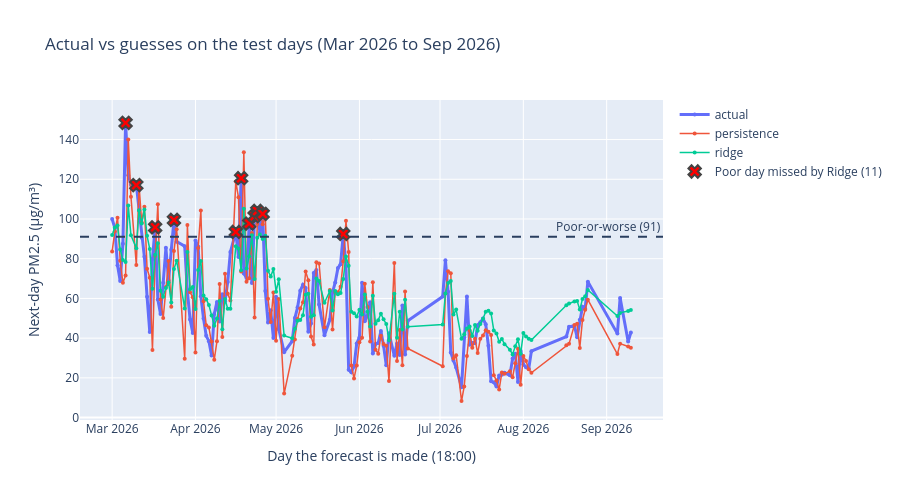

Write notebook code for a chart like this one.
### Markdown cell above
## 5. Look at the guesses: where does each method go wrong?

### The one question this step answers

A table of averages says *how much* each method is wrong. It does not say
*when*. A picture shows the days where the guess and the truth pull apart, and
we can check whether Ridge and persistence fail on the **same** days.

### What the chart shows

```text
PM2.5 (µg/m³)
   │            ●  actual  (the truth: tomorrow's real mean)
150│         ╱╲
   │        ╱  ╲       ── ridge        (the trained pipeline's guess)
 91├ ─ ─ ─ ╱─ ─ ╲─ ─ ─  ── persistence  (today's 00-17 mean)
   │      ╱      ╲                      the dashed line = Poor-or-worse
 50│  ╱╲ ╱        ╲╱╲                   (91 and above, same line as DAF-06)
   └───────────────────────► test days, Mar 2026 → Sep 2026
```

Each dot on a line is **one forecast day**. The x-axis is the day we forecast
from, and the y-axis is the PM2.5 for the following day.

| Mark on the chart | Meaning |
|---|---|
| Line `actual` | what really happened |
| Line `ridge`, line `persistence` | what each method guessed |
| Dashed horizontal line at 91 | the Poor-or-worse line: above it, people are warned |
| Red ✖ | a **missed Poor day**: `actual` is above 91, but Ridge guessed below 91 |

The ticket says "the 90 line". DAF-06 defined Poor-or-worse as 91 or more, so
we keep 91 to stay comparable.

### How to read it

- Where the `ridge` line hugs `actual`, Ridge is right.
- A red ✖ is the mistake that matters most: real smog and no warning.
- If `ridge` and `persistence` jump at the same moments, both are making the
  same kind of mistake. That would mean a new model has to bring **new
  information**, not just a new formula.

### Step 5.2: the worst days, as a table

The chart is good at showing patterns and poor at giving exact numbers. So we
also list the eight days where Ridge was furthest from the truth, with
persistence's mistake on the same day:

```text
error = | guess - actual |          (always positive, in µg/m³)
```

If persistence also has a large error on those days, the day was simply
**hard for everyone**. If persistence was fine and only Ridge failed, the model
did something wrong there.

### Code cell
import plotly.graph_objects as go

# Days that really were Poor-or-worse, and days where Ridge did NOT warn
missed_by_ridge = compare[(compare["actual"] >= poor_threshold) & (compare["ridge"] < poor_threshold)]

fig = go.Figure()

# The truth, then each guess. Same colours for the same method on every chart.
for name in ["actual", "persistence", "ridge"]:
    fig.add_trace(go.Scatter(
        x=compare.index,
        y=compare[name],
        mode="lines+markers",
        name=name,
        line=dict(width=3 if name == "actual" else 1.5),
        marker=dict(size=4),
        hovertemplate=f"{name}: " + "%{y:.1f} µg/m³<br>Date: %{x|%Y-%m-%d}<extra></extra>",
    ))

# Red ✖ on every Poor day that Ridge failed to warn about (drawn at the truth)
fig.add_trace(go.Scatter(
    x=missed_by_ridge.index,
    y=missed_by_ridge["actual"],
    mode="markers",
    name=f"Poor day missed by Ridge ({len(missed_by_ridge)})",
    marker=dict(symbol="x", size=11, color="red", line=dict(width=2)),
))

# The Poor-or-worse line
fig.add_hline(y=poor_threshold, line_dash="dash", annotation_text=f"Poor-or-worse ({poor_threshold})")

fig.update_layout(
    title="Actual vs guesses on the test days (Mar 2026 to Sep 2026)",
    xaxis_title="Day the forecast is made (18:00)",
    yaxis_title="Next-day PM2.5 (µg/m³)",
    hovermode="x unified",
    height=500,
)
fig.show()

print("Poor days missed by Ridge:", len(missed_by_ridge))

### Figure 1 — Plotly figure (JSON) as saved in the notebook; plotly's stock layout.template omitted (floating-point values rounded to 4 significant figures; data arrays with more than 128 entries replaced by an {"elided": "..."} marker saying what was removed)
{"data": [{"hovertemplate": "actual: %{y:.1f} µg/m³<br>Date: %{x|%Y-%m-%d}<extra></extra>", "line": {"width": 3}, "marker": {"size": 4}, "mode": "lines+markers", "name": "actual", "type": "scatter", "x": {"elided": "145 str values"}, "y": {"elided": "145 float values"}}, {"hovertemplate": "persistence: %{y:.1f} µg/m³<br>Date: %{x|%Y-%m-%d}<extra></extra>", "line": {"width": 1.5}, "marker": {"size": 4}, "mode": "lines+markers", "name": "persistence", "type": "scatter", "x": {"elided": "145 str values"}, "y": {"elided": "145 float values"}}, {"hovertemplate": "ridge: %{y:.1f} µg/m³<br>Date: %{x|%Y-%m-%d}<extra></extra>", "line": {"width": 1.5}, "marker": {"size": 4}, "mode": "lines+markers", "name": "ridge", "type": "scatter", "x": {"elided": "145 str values"}, "y": {"elided": "145 float values"}}, {"marker": {"color": "red", "line": {"width": 2}, "size": 11, "symbol": "x"}, "mode": "markers", "name": "Poor day missed by Ridge (11)", "type": "scatter", "x": ["2026-03-06T00:00:00+05:30", "2026-03-10T00:00:00+05:30", "2026-03-17T00:00:00+05:30", "2026-03-24T00:00:00+05:30", "2026-04-16T00:00:00+05:30", "2026-04-18T00:00:00+05:30", "2026-04-21T00:00:00+05:30", "2026-04-23T00:00:00+05:30", "2026-04-24T00:00:00+05:30", "2026-04-26T00:00:00+05:30", "2026-05-26T00:00:00+05:30"], "y": [148.4, 117.0, 95.79, 99.52, 93.45, 120.5, 97.71, 101.4, 104.0, 102.5, 92.45]}], "layout": {"annotations": [{"showarrow": false, "text": "Poor-or-worse (91)", "x": 1, "xanchor": "right", "xref": "x domain", "y": 91, "yanchor": "bottom", "yref": "y"}], "height": 500, "hovermode": "x unified", "shapes": [{"line": {"dash": "dash"}, "type": "line", "x0": 0, "x1": 1, "xref": "x domain", "y0": 91, "y1": 91, "yref": "y"}], "title": {"text": "Actual vs guesses on the test days (Mar 2026 to Sep 2026)"}, "xaxis": {"title": {"text": "Day the forecast is made (18:00)"}}, "yaxis": {"title": {"text": "Next-day PM2.5 (µg/m³)"}}}}
